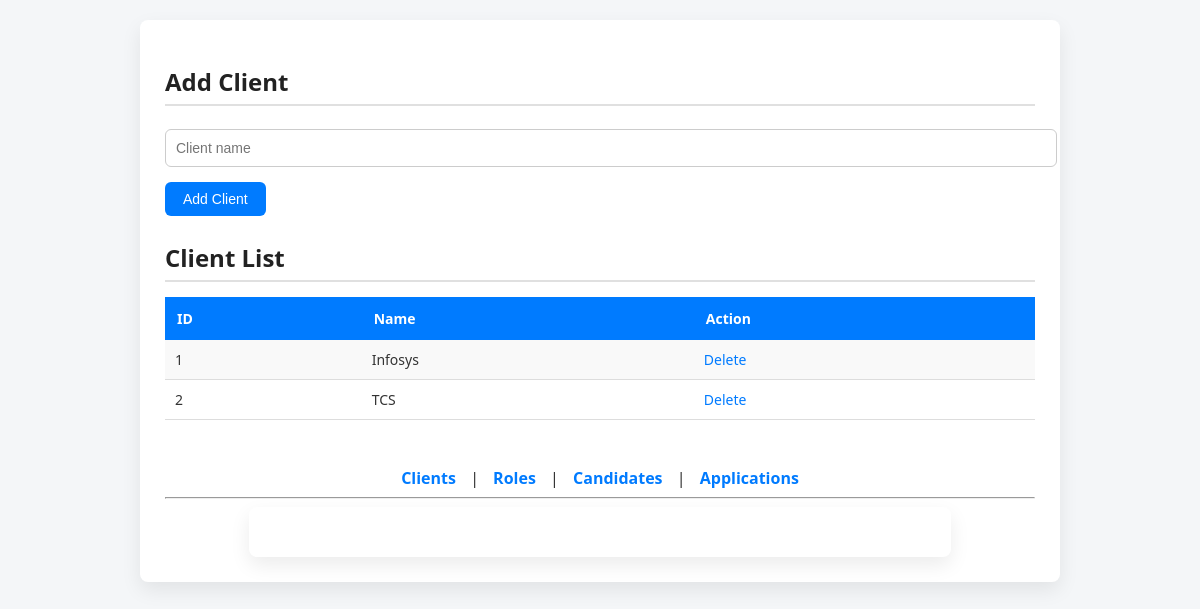
The app's page /clients with its own data.
### tables this page shows
CREATE TABLE Client (
    client_id INTEGER PRIMARY KEY AUTOINCREMENT,
    name TEXT COLLATE NOCASE UNIQUE
);

### app.py (the view, shortened to what this page needs)
@app.route("/clients", methods=["GET", "POST"])
def clients():
    db = get_db()
    cur = db.cursor()
    clients = cur.execute("SELECT * FROM Client").fetchall()
    db.close()
    return render_template("clients.html", clients=clients)

### app.py (called while the page is built)
def get_db():
    return sqlite3.connect("database.db")

### templates/clients.html (shortened to what this page needs)
<!DOCTYPE html>
<html>
  <head>
    <link
      rel="stylesheet"
      href="{{ url_for('static', filename='style.css') }}"
    />
  </head>
  <body>
    <div class="container">
      <h2>Add Client</h2>
      <form method="post">
        <input type="text" name="name" placeholder="Client name" required />
        <button>Add Client</button>
      </form>
      <h2>Client List</h2>
      <table>
        <tr>
          <th>ID</th>
          <th>Name</th>
          <th>Action</th>
        </tr>
        {% for c in clients %}
        <tr>
          <td>{{ c[0] }}</td>
          <td>{{ c[1] }}</td>
          <td>
            <a
              href="/delete_client/{{ c[0] }}"
              onclick="return confirm('Are you sure you want to delete this client?')"
            >
              Delete
            </a>
          </td>
        </tr>
        {% endfor %}
      </table>
      <br />
      <body>
  <div class="nav">
    <a href="/clients">Clients</a> |
    <a href="/roles">Roles</a> |
    <a href="/candidates">Candidates</a> |
    <a href="/applications">Applications</a>
  </div>
  <hr>
  <div class="container">
    </div>
  </body>
</html>

### static/style.css (style rules this page uses)
body { font-family: "Segoe UI", Arial, sans-serif; background-color: #f4f6f8; margin: 0; padding: 20px; color: #333; }
h2 { color: #222; margin-bottom: 15px; border-bottom: 2px solid #e0e0e0; padding-bottom: 6px; }
.container { background: #ffffff; padding: 25px; border-radius: 8px; width: 75%; margin: auto; box-shadow: 0 8px 20px rgba(0, 0, 0, 0.08); }
form { margin-bottom: 25px; }
input, textarea, select { padding: 10px; width: 100%; margin: 8px 0 15px 0; border: 1px solid #ccc; border-radius: 6px; font-size: 14px; }
button { background-color: #007bff; color: white; padding: 9px 18px; border: none; border-radius: 6px; font-size: 14px; cursor: pointer; transition: background-color 0.2s ease, transform 0.1s ease; }
table { width: 100%; border-collapse: collapse; margin-top: 10px; font-size: 14px; }
table th { background-color: #007bff; color: white; padding: 12px; text-align: left; }
table td { padding: 10px; border-bottom: 1px solid #ddd; }
table tr:nth-child(even) { background-color: #f9f9f9; }
a { color: #007bff; text-decoration: none; font-weight: 500; }
.nav { margin-top: 25px; text-align: center; }
.nav a { margin: 0 10px; font-weight: 600; }

### records on screen
Client: client_id "1", name "Infosys"
Client: client_id "2", name "TCS"
